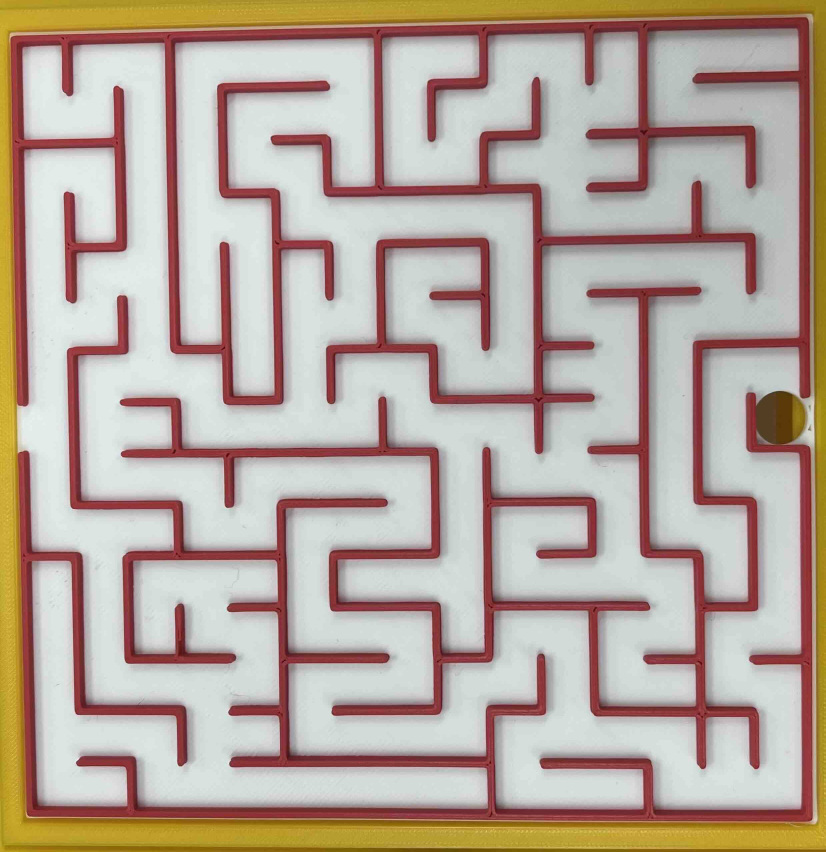
#> input picture Labyrinth.jpeg, 2478 x 2556 px, given in place of Labyrinth.jpg, which was not available (shown at 1/3 size)
$ python testdownscale.py
#> lines starting #> are read from the running program, lines starting #| are printed output that depends on the picture
import cv2

def downscale_image(image_path, scale_factor):
    # Load the image
#> called with scale_factor = 20
    image = cv2.imread(image_path)
#> image is the input picture: shape (2556, 2478, 3); mean B, G, R 156.6, 167.2, 182.8

    # Calculate the new dimensions
    new_width = int(image.shape[1] / scale_factor)
#> new_width = 123
    new_height = int(image.shape[0] / scale_factor)
#> new_height = 127

    # Resize the image
    downscaled_image = cv2.resize(image, (new_width, new_height), interpolation = cv2.INTER_AREA)
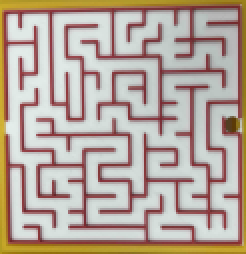
#> downscaled_image: shape (127, 123, 3) (shown 2 times larger); mean B, G, R 156.6, 167.2, 182.8

    return downscaled_image

# Use the function
downscaled_image = downscale_image('/Users/vojtadeconinck/Downloads/Labyrinth.jpg', 20)

# Save the downscaled image
cv2.imwrite('downscaled_image.jpg', downscaled_image)

$ run again, with 100 by 100 orthogonal maze kopie.jpg copied over Labyrinth.jpeg
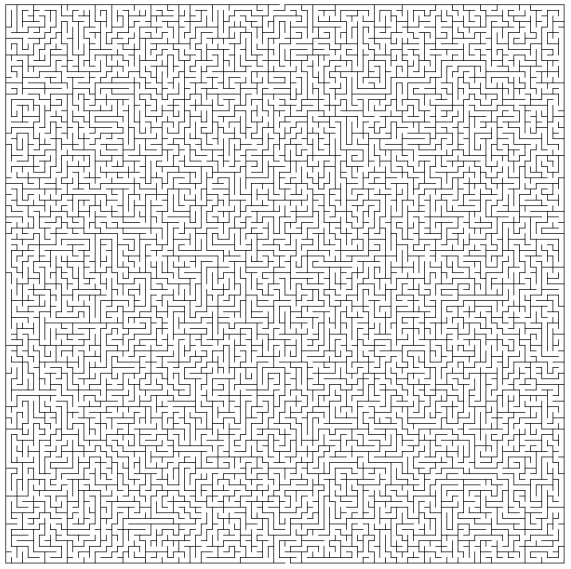
#> input picture 100 by 100 orthogonal maze kopie.jpg, 1142 x 1138 px, given in place of Labyrinth.jpg, which was not available (shown at 1/2 size)
#> in downscale_image, image is the input picture: shape (1138, 1142, 3); min 0, max 255, mean 223.1
#> in downscale_image, `downscaled_image = cv2.resize(image, (new_width, new_height), interpol..`:
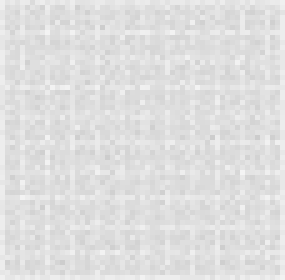
#> downscaled_image: shape (56, 57, 3) (shown 5 times larger); min 204, max 244, mean 223.1
